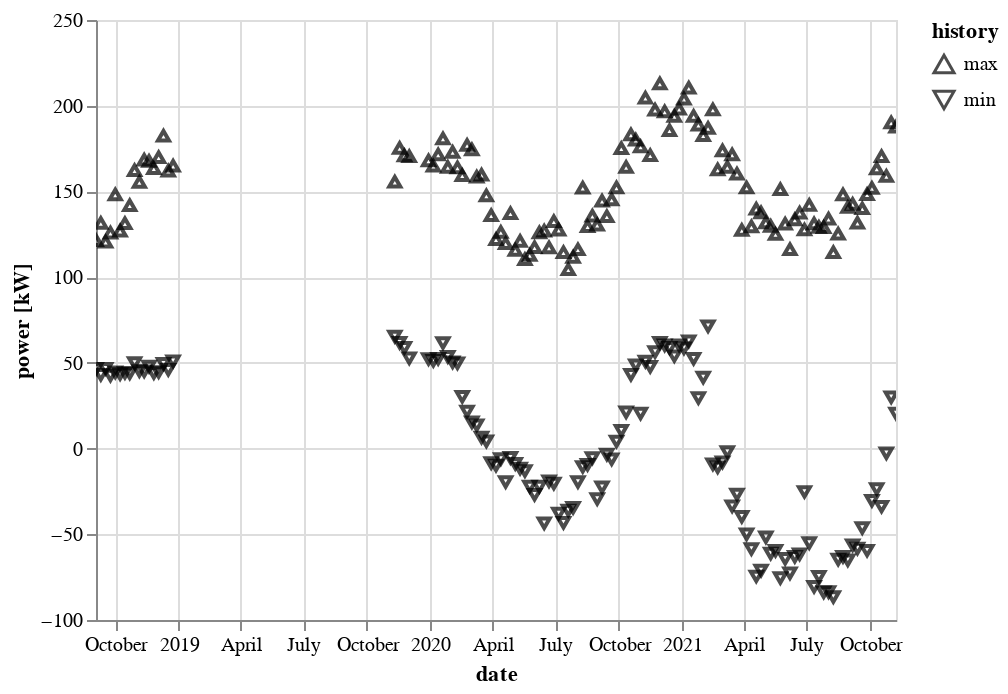

Here is the notebook cell this chart was saved with:
### Code cell
%%time
df_data, df_meta = load_data(boxid=boxid)
plot_all(df_data=df_data)

### Figure 1 — Vega-Lite specification as saved in the notebook (floating-point values rounded to 4 significant figures; data arrays with more than 128 entries replaced by an {"elided": "..."} marker saying what was removed)
{"config": {"view": {"continuousWidth": 400, "continuousHeight": 300}}, "layer": [{"mark": {"type": "point", "color": "black"}, "encoding": {"shape": {"type": "nominal", "field": "extreme", "scale": {"domain": ["max", "min"], "range": ["triangle-up", "triangle-down"]}, "title": "history"}, "tooltip": [{"type": "quantitative", "field": "value", "format": ".2f", "title": "power"}, {"type": "nominal", "field": "extreme"}, {"type": "quantitative", "field": "year"}, {"type": "quantitative", "field": "week"}], "x": {"type": "temporal", "field": "date", "title": "date"}, "y": {"type": "quantitative", "field": "value", "title": "power [kW]"}}, "selection": {"selector001": {"type": "interval", "bind": "scales", "encodings": ["x", "y"]}}}], "data": {"name": "data-fac83c48a0a687709ae124922a1bf4a7"}, "resolve": {"scale": {"color": "independent", "shape": "independent"}}, "$schema": "https://vega.github.io/schema/vega-lite/v4.8.1.json", "datasets": {"data-fac83c48a0a687709ae124922a1bf4a7": {"elided": "238 records"}}}
